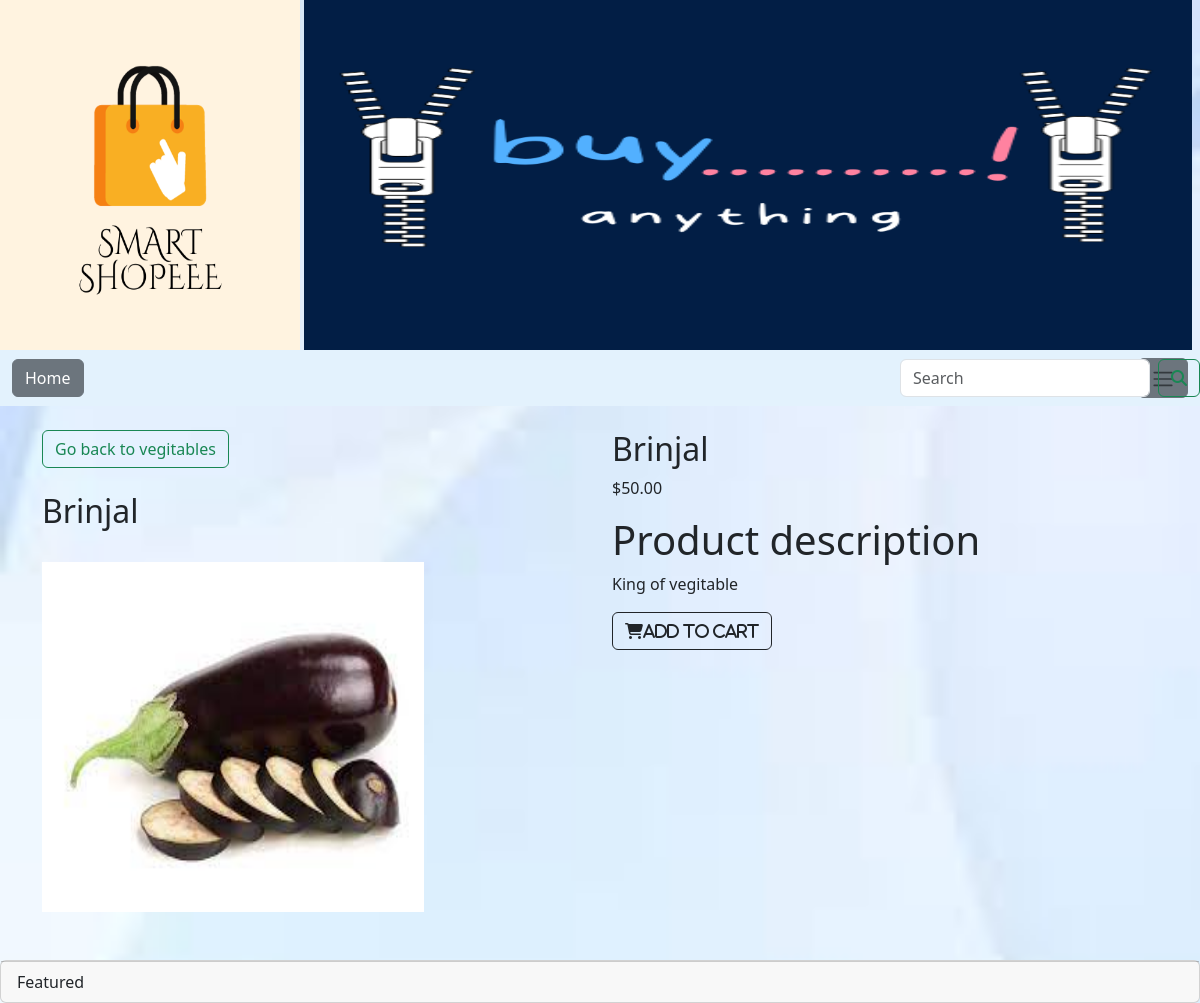
/EC/vegitables/brinjal/, run on the app's committed database.
### EC_app/models.py (models this page shows, shortened)
class Product(models.Model):
    name=models.CharField(max_length=250,unique=True)
    slug = models.SlugField(max_length=250,unique=True)
    description = models.TextField(blank=True)
    price=models.DecimalField(max_digits=10,decimal_places=2)
    category=models.ForeignKey(Category,on_delete=models.CASCADE)
    image = models.ImageField(upload_to='product', blank=True)
    stock=models.IntegerField()
    available=models.BooleanField(default=True)
    created=models.DateTimeField(auto_now_add=True)
    updated = models.DateTimeField(auto_now=True)
    class Meta:
        ordering=('name',)
        verbose_name='product'
        verbose_name_plural='products'

class Category(models.Model):
    name=models.CharField(max_length=250,unique=True)
    slug = models.SlugField(max_length=250,unique=True)
    description = models.TextField(blank=True)
    image= models.ImageField(upload_to='category',blank=True)
    class Meta:
        ordering=('name',)
        verbose_name='category'
        verbose_name_plural='categories'
    def get_url(self):
        return reverse('EC_app:procat',args=[self.slug])
    def __str__(self):
        return self.name

### EC_app/views.py (the view)
# urls.py: path('<slug:c_slug>/<slug:product_slug>/', views.proDetail, name='proDetail'),
def proDetail(request,c_slug,product_slug):
    try:
        product=Product.objects.get(category__slug=c_slug,slug=product_slug)
    except Exception as e:
        raise e
    return render(request, 'product.html', {'product':product})

### EC_app/context_processors.py (called while the page is built)
def menu_links(request):
    links=Category.objects.all()
    return dict(links=links)

### cart_app/context_processors.py (called while the page is built)
def counter(request):
    item_count =0
    if 'admin' in request.path:
        return {}
    else:
        try:
            cart=Cart.objects.filter(cart_id=cart_id(request))
            cart_items=Cartitem.objects.all().filter(cart=cart[:1])
            for cart_item in cart_items:
                item_count += cart_item.quantity
        except Cart.DoesNotExist:
            item_count =0
    return dict(item_count=item_count)

### cart_app/views.py (called while the page is built)
def cart_id(request):
    cart=request.session.session_key
    if not cart:
        cart=request.session.create()
    return cart

### templates/product.html (shortened to what this page needs)
{% extends 'base.html' %}
{% load static %}
{% block body %}
<div class="container">
    <div class="row">
    <div class="col-md-6">
        <a href="{{product.category.get_url}}">
        <button class="btn btn-outline-success me-2" >Go back to {{product.category}}</button>
        </a>
            <br>
        <br>
        <h2>{{product.name}}</h2>
<br>
    <img src="{{product.image.url}}" style="width:70%;height:350px;" alt="">
    </div>
    <div class="col-md-6">
    <h2>{{product.name}}</h2>
    <p>${{product.price}}</p>
    <h1>Product description</h1>
    <p>{{product.description}}</p>
    {% if product.stock <= 0 %}
    <p><b>Out of stock</b></p>
    {% else %}
         <a class="nav-link active" href="{% url 'cart_app:add_cart' product.id %}">
      <button class="btn btn-outline-dark me-2" ><i class="fa-solid fa-cart-shopping">Add to cart</i></button>
          </a>
{% endif %}
</div>
    </div>
</div>
<br>
<br>
{% endblock %}

### static/style1.css (style rules this page uses)
body { background-image:url('i.jpeg'); background-size:cover; }

### data on the page
Product: category "vegitables", name "Brinjal", image (picture), price "50.00", description "King of vegitable"
